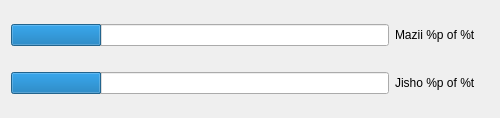
<?xml version="1.0" encoding="UTF-8"?>
<ui version="4.0">
 <class>ProcessBarDialog</class>
 <widget class="QDialog" name="ProcessBarDialog">
  <property name="geometry">
   <rect>
    <x>0</x>
    <y>0</y>
    <width>500</width>
    <height>118</height>
   </rect>
  </property>
  <property name="windowTitle">
   <string>Dialog</string>
  </property>
  <layout class="QVBoxLayout" name="verticalLayout">
   <property name="spacing">
    <number>0</number>
   </property>
   <item>
    <widget class="QWidget" name="maziiProcessWidget" native="true">
     <layout class="QHBoxLayout" name="horizontalLayout" stretch="8,2">
      <property name="leftMargin">
       <number>0</number>
      </property>
      <property name="topMargin">
       <number>0</number>
      </property>
      <property name="rightMargin">
       <number>0</number>
      </property>
      <property name="bottomMargin">
       <number>0</number>
      </property>
      <item>
       <widget class="QProgressBar" name="maziiProgressBar">
        <property name="value">
         <number>24</number>
        </property>
        <property name="textVisible">
         <bool>false</bool>
        </property>
        <property name="format">
         <string/>
        </property>
       </widget>
      </item>
      <item>
       <widget class="QLabel" name="maziiLabel">
        <property name="text">
         <string>Mazii %p of %t</string>
        </property>
        <property name="alignment">
         <set>Qt::AlignLeading|Qt::AlignLeft|Qt::AlignVCenter</set>
        </property>
       </widget>
      </item>
     </layout>
    </widget>
   </item>
   <item>
    <widget class="QWidget" name="jishoProgressWidget" native="true">
     <layout class="QHBoxLayout" name="horizontalLayout_2" stretch="8,2">
      <property name="leftMargin">
       <number>0</number>
      </property>
      <property name="topMargin">
       <number>0</number>
      </property>
      <property name="rightMargin">
       <number>0</number>
      </property>
      <property name="bottomMargin">
       <number>0</number>
      </property>
      <item>
       <widget class="QProgressBar" name="jishoProgressBar">
        <property name="value">
         <number>24</number>
        </property>
        <property name="textVisible">
         <bool>false</bool>
        </property>
        <property name="format">
         <string/>
        </property>
       </widget>
      </item>
      <item>
       <widget class="QLabel" name="jishoLabel">
        <property name="text">
         <string>Jisho %p of %t</string>
        </property>
       </widget>
      </item>
     </layout>
    </widget>
   </item>
  </layout>
 </widget>
 <resources/>
 <connections/>
</ui>
